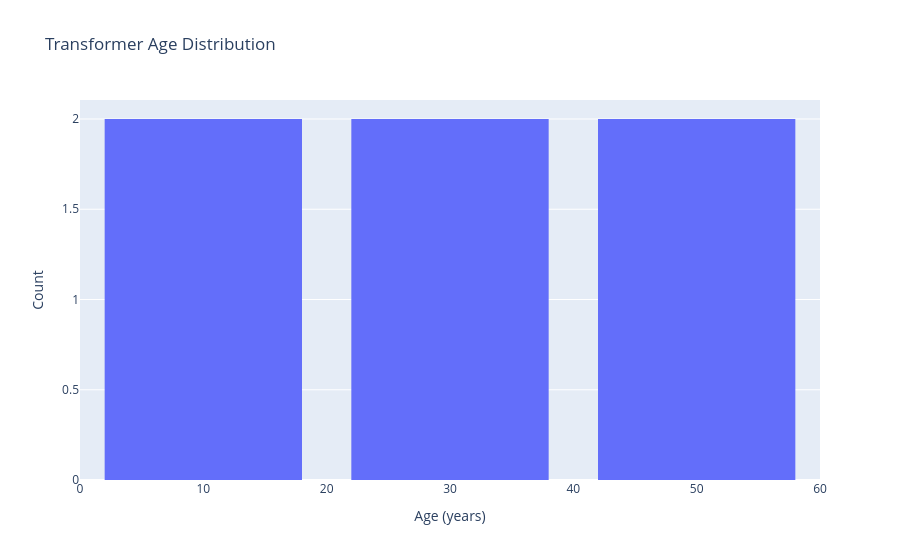

Notebook source saved alongside this figure:
### Code cell
# Calculate age as the number of years passed since commission date to today.
df['age'] = (pd.to_datetime('now') - pd.to_datetime(df['commission_date'])) / np.timedelta64(1,'D') / 365

# Create a histogram of transformer age.
fig = px.histogram(df['age'], x='age',
                   title='Transformer Age Distribution')

fig.update_layout(xaxis_title_text='Age (years)',
                  yaxis_title_text='Count', 
                  bargap=0.2)

### Figure 1 — Plotly figure (JSON) as saved in the notebook; plotly's stock layout.template omitted (floating-point values rounded to 4 significant figures)
{"data": [{"alignmentgroup": "True", "bingroup": "x", "hovertemplate": "age=%{x}<br>count=%{y}<extra></extra>", "legendgroup": "", "marker": {"color": "#636efa", "pattern": {"shape": ""}}, "name": "", "offsetgroup": "", "orientation": "v", "showlegend": false, "type": "histogram", "x": [34.99, 55.0, 45.0, 34.99, 13.98, 3.972], "xaxis": "x", "yaxis": "y"}], "layout": {"bargap": 0.2, "barmode": "relative", "legend": {"tracegroupgap": 0}, "title": {"text": "Transformer Age Distribution"}, "xaxis": {"anchor": "y", "domain": [0, 1], "title": {"text": "Age (years)"}}, "yaxis": {"anchor": "x", "domain": [0, 1], "title": {"text": "Count"}}}}
